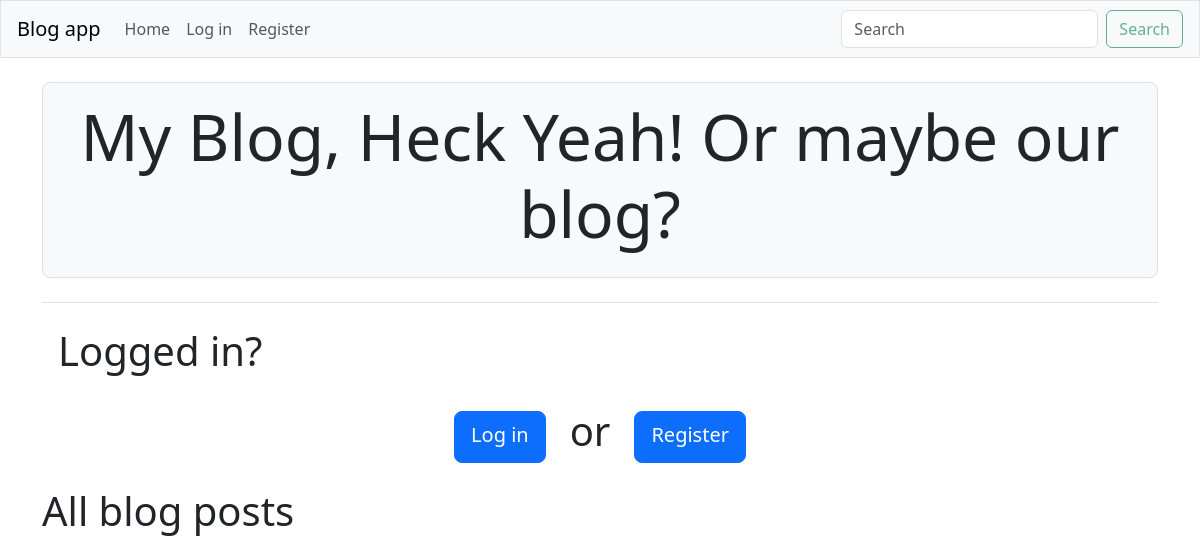
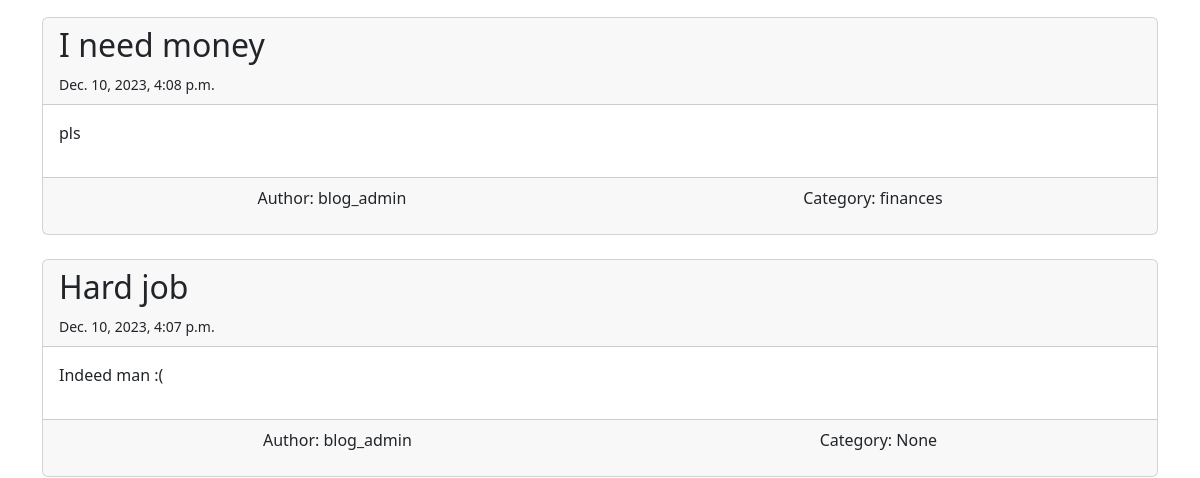
The app's page / (upper part), older data (2 pictures, top to bottom).
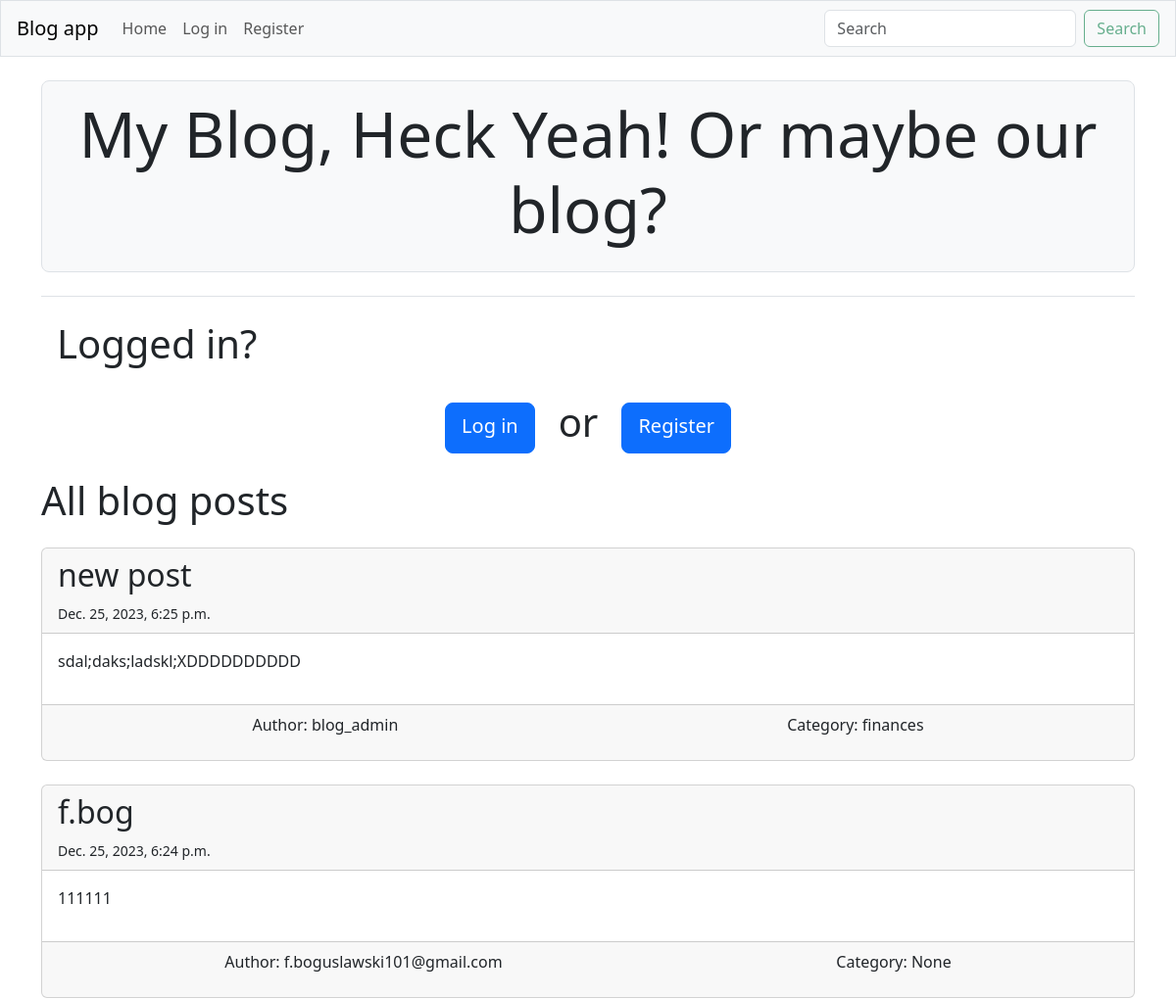
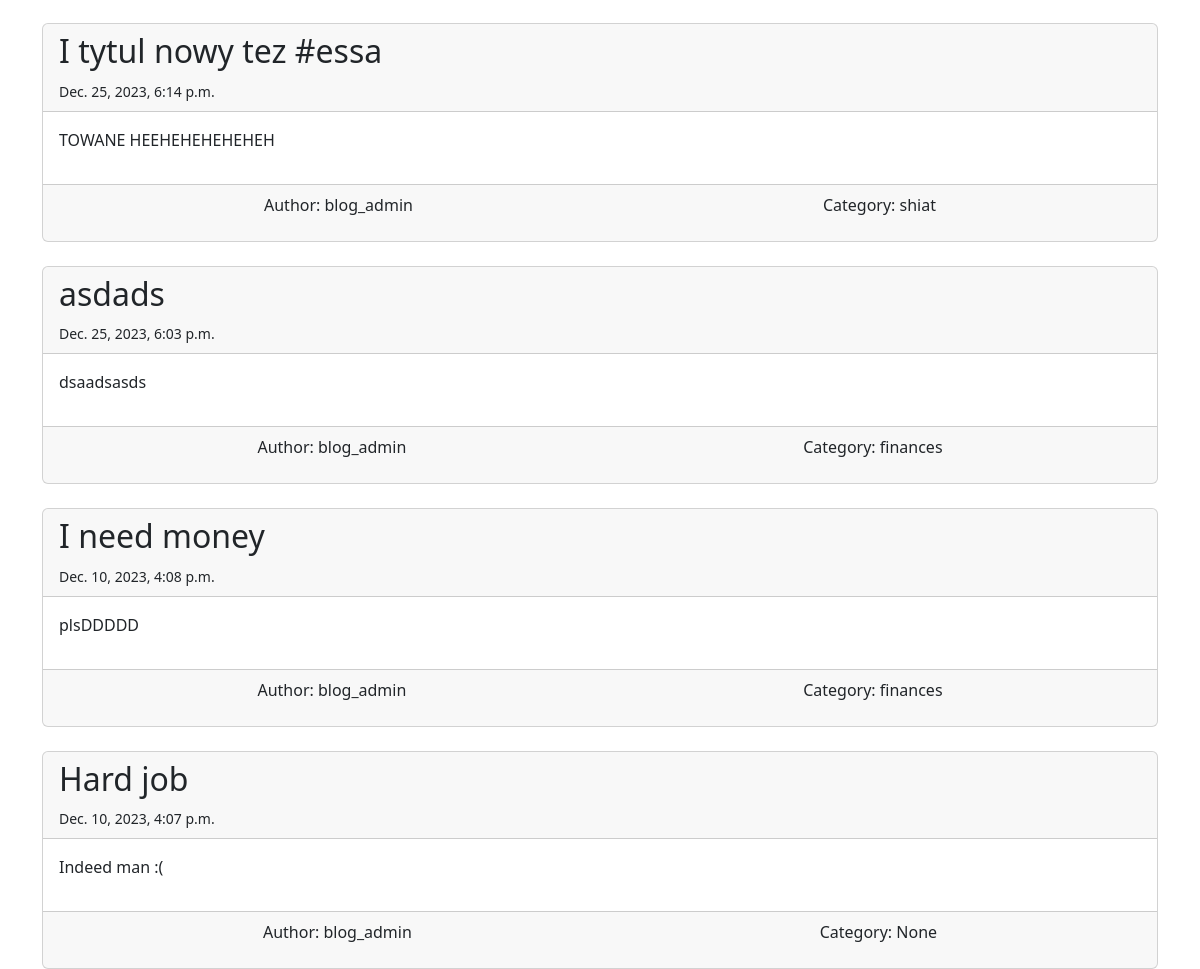
The same page, newer data (2 pictures, top to bottom).
### blog_app/models.py (models this page shows, shortened)
class BlogPost(models.Model):
    title = models.CharField(max_length=200)
    content = models.TextField()
    date_posted = models.DateTimeField(auto_now_add=True)
    category = models.ForeignKey(PostCategory, on_delete=models.SET_NULL, null=True)
    owner = models.ForeignKey(User, on_delete=models.CASCADE)

class PostCategory(models.Model):
    name = models.CharField(max_length=100)
    class Meta:
        verbose_name_plural = "Post Categories"
    def __str__(self):
        return self.name

### blog_app/views.py (the view)
# urls.py: path("", views.index, name="index"),
def index(request):
    posts = BlogPost.objects.order_by("-date_posted")
    context = {"posts": posts}
    return render(request, "blog_app/index.html", context)

### blog_app/templates/blog_app/index.html
{% extends 'blog_app/base.html' %}
{% block page_header %}
    <div class="p-3 mb-3 bg-light border rounded-3">
        <div class="container-fluid py4 text-center">
            <h1 class="display-3">
                My Blog, Heck Yeah! Or maybe our blog?
            </h1>
        </div>
    </div>
{% endblock page_header %}
{% block content %}
<h1 class='p-3'>Logged in?</h1>
<div class="d-flex justify-content-center p-2">
    {% if user.is_authenticated %}
        Hello, {{ user.username }}.
    {% else %}
        <a href="{% url 'accounts:login' %}" class="btn btn-primary btn-lg mt-1">Log in </a>
        <h1 class='mx-4'> or </h1>
        <a href="{% url 'accounts:register' %}" class="btn btn-primary btn-lg mt-1"> Register</a>
    {% endif %}
</div>
<div class="posts">
    <h1 class='mt-3'>All blog posts</h1>
    {% for post in posts %}
    <div class="card my-4">
        <div class="card-header">
            <h2>
                {{ post.title }}
            </h2>
            <small> {{ post.date_posted }} </small>
        </div>
        <div class="card-body">
            <p> {{ post.content }} </p>
        </div>
        <div class="card-footer d-flex justify-content-around">
            <p> Author: {{ post.owner }} </p>
            <p> Category: {{ post.category }} </p>
        </div>
    </div>
    {% endfor %}
</div>
{% endblock content %}

Row changes from the older to the newer data that the page shows:
added BlogPost: title "new post", date_posted "Dec. 25, 2023, 6:25 p.m.", content "sdal;daks;ladskl;XDDDDDDDDDD", owner "blog_admin", category "finances"
added BlogPost: title "f.bog", date_posted "Dec. 25, 2023, 6:24 p.m.", content "111111", owner "f.boguslawski101@gmail.com", category "None"
added BlogPost: title "I tytul nowy tez #essa", date_posted "Dec. 25, 2023, 6:14 p.m.", content "TOWANE HEEHEHEHEHEHEH", owner "blog_admin", category "shiat"
added BlogPost: title "asdads", date_posted "Dec. 25, 2023, 6:03 p.m.", content "dsaadsasds", owner "blog_admin", category "finances"
changed BlogPost "I need money": content "pls" → "plsDDDDD"
